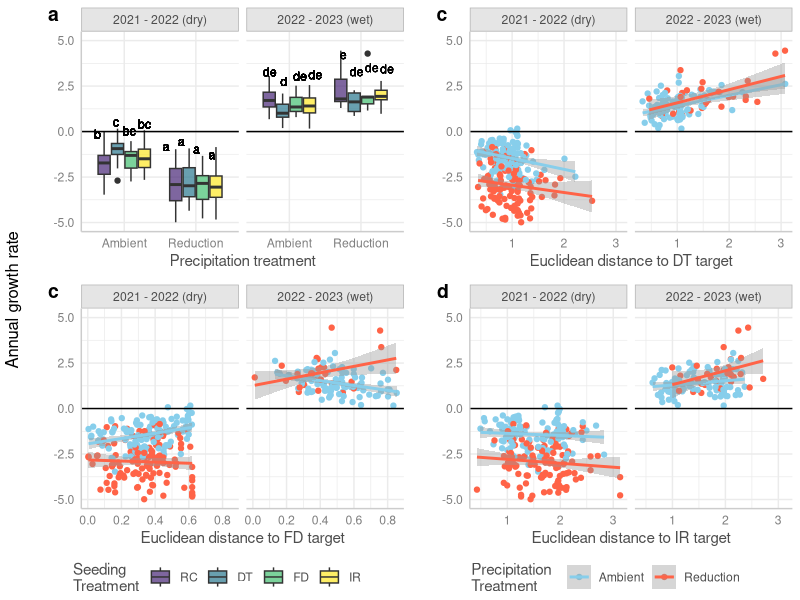

This chart was generated by the following R code: (Note: this script raises an error after producing the figure.)
#### Analysis of drought treatments, WY 
#### how does drought effect native species in the different seeded communities? and
#### with our distance from targets?
#### Are DT communities more tolerant of drought than random? than FD? 
#### Are communities with more DT-target traits more tolerant of drought?

## packages
library(tidyverse)
library(lme4)
library(lmerTest)
library(ggeffects)

## read in all data and clean to create master dataframe
comp.wy <- read.csv("data/comp_wy_plot.csv") # Wyoming species comp data 
comp.wy <- comp.wy %>% filter(year != "2020") #remove pre-treatment data
#correct factor columns
comp.wy <- comp.wy %>% select(-drought)
comp.wy$year<-as.factor(comp.wy$year)
comp.wy$trt <- as.factor(comp.wy$trt)
comp.wy$block <- as.factor(comp.wy$block)
comp.wy <- comp.wy %>% mutate(trt = str_replace(trt, "^r$", "rand")) #make r match rand in cwm df

cwm.wy <- read.csv("data/cwm_wy(plot).csv")# Wyoming CWM data
cwm.wy$year <- as.factor(cwm.wy$year)
#make new sequence column
cwm.wy <- cwm.wy %>% mutate(yrorder = ifelse(year=="2021","1",
                                             ifelse(year=="2022","2",
                                                    ifelse(year=="2023","3","0"))))
cwm.wy$yrorder <- as.numeric(cwm.wy$yrorder)
#add plot ID column (but give NA to target/predicted communities)
cwm.wy <- cwm.wy %>% 
  mutate(plot = paste(block, trt, year, sep = "."))
cwm.wy <- cwm.wy %>% filter(year != "0") #remove predicted/target communities

cwm.wy <- cwm.wy %>% select(-c(rootdiam,veg)) #remove CWM rootdiam column to avoid confusion
cwmFD <- read.csv("data/cwm_raoq_wy(plot).csv") #add FD for traits that need it (rootdiam/veg)
cwmFD <- cwmFD %>% select(block,trt,year,drought,rootdiam,veg, full) #only columns we need
cwm.wy <- merge(cwm.wy,cwmFD, all.x=T)

# combine to master df (remove spp columns for now)
allwy <- merge(comp.wy[,-c(5:60)],cwm.wy, by=c("year","trt","block"))
allwy$trt <- as.factor(allwy$trt)

# also combine CWM_distances dataframe to master df 
wydist <- read.csv("data/cwm_maxdistances_wy(plot).csv")
#break apart distances ID to make wider and merge together
wydist <- separate(wydist, trt.b.y, into = c("trt", "block", "year"), sep = "\\.")
wydist <- wydist %>% mutate(trt = str_replace(trt, "^r$", "rand")) #make r match rand in cwm df

allwy <- merge(allwy,wydist, by=c("year","trt","block"), all.x=T)
allwy$trt <- as.factor(allwy$trt)
allwy$block <- as.factor(allwy$block)
allwy$year <- as.factor(allwy$year)
#allwy$subplot <- as.factor(allwy$subplot)
allwy$drought <- as.factor(allwy$drought)

### how many WY 2022+2023 data need to be dropped from CWM calculations 
subvalid <- comp.wy %>% group_by(block,trt,year) %>%
  mutate(propnative = nativecov.plot/totcov.plot*100) %>% 
  filter(propnative < 80)
table(subvalid$year)
(17+132)/(512*3)*100 # only 10% total observation to remove
allwy <- allwy %>% 
  mutate(propnative = nativecov.plot/totcov.plot*100)

## Ensure levels are correctly compared in models
allwy$trt <- relevel(allwy$trt, ref = "rand") #make random communities the reference level
allwy$drought <- relevel(allwy$drought, ref = "cntl") #make ambient precip the reference level
#for visuals
droughtcolswy <- c("cntl"="skyblue", "drt"="tomato") #create variable for color

#### remove all plots where CWM could not be validly calculated
suballwy <- allwy %>% filter(propnative >= 80)

#attach previous years cover as a column to calculate response ratio  
grate21 <- suballwy %>% filter(year=="2021")
grate21 <- grate21 %>% select(c(block,trt,nativecov.plot))
colnames(grate21) <- c("block", "trt","covprevyr")
grate21$year <- "2022"
grate22 <- suballwy %>% filter(year=="2022")
grate22 <- grate22 %>% select(c(block,trt,nativecov.plot))
colnames(grate22) <- c("block", "trt","covprevyr")
grate22$year <- "2023"
forgrate <- bind_rows(grate21,grate22)
wydat <- merge(suballwy, forgrate, all.x=T)

#find annual growth rate
wydat <- wydat %>% mutate(growrate = nativecov.plot/covprevyr)
wydat$log.gr <- log(wydat$growrate) 
wydatno21 <- wydat %>% filter(year!="2021")
#testnoD <- testno %>% filter(drought=="cntl")

#model
summary(trtmod<-lmer(log.gr~trt*drought*year+ (1|block), wydatno21))
summary(dtmod <- lmer(log.gr~distdt*drought*year+ (1|block), wydatno21))
summary(fdmod <- lmer(log.gr~distfd*drought*year+ (1|block), wydatno21))
summary(irmod <- lmer(log.gr~distir*drought*year+ (1|block), wydatno21))

#anova(lmer(log.gr~distdt*trt*distfd*drought*year+ (1|block), testno))


#### Making plots
## create label names for facets used in all plots:
labelnames.wy <- c('2022' = "2021 - 2022 (dry)",
                   '2023' = "2022 - 2023 (wet)")

## ~ seeding treatment
#create letters for plotting:
library(emmeans)
# Step 1: Get the emmeans for the interaction of trt, drought, and year
emm_trt <- emmeans(trtmod, ~ trt * drought * year)
## # Step 2: Obtain pairwise contrasts for the interaction
## contrast_trt <- contrast(emm_trt, method = "pairwise")
# Step 2: Generate the compact letter display using multcomp::cld
letters <- multcomp::cld(emm_trt, alpha = 0.05, Letters = letters, adjust = "tukey")
# Step 3: Convert the results to a data frame
letters_df <- as.data.frame(letters)
# Step 4: Create a temporary data frame with the desired y-position for plotting
dttemp2 <- wydatno21 %>%
  group_by(drought, trt, year) %>%
  summarise(yposition = quantile(log.gr,.8, na.rm = T), .groups = 'drop')
# Step 5: Merge the letter results with the y-position data
dttemp2 <- merge(letters_df, dttemp2, by = c("drought", "trt","year"))
# Merge with the original data to get the final dataset
dttemp3 <- merge(wydatno21, dttemp2, by = c("drought", "trt", "year"), all = TRUE)

#plot:
dissboxwy <- ggplot(dttemp3, aes(y=log.gr,x=drought,fill=trt))+
  geom_boxplot()+
  geom_text(aes(y=yposition,label = .group), 
            position = position_dodge(width = .85), 
            vjust = -1.75,
            hjust = .6,
            size=3)+
  scale_x_discrete(labels = c("Ambient", "Reduction"))+
  ylim(c(-5,5))+
  #scale_fill_manual(values = c("#482576B3","#2A788EB3","#43BF71B3"),
  #                  labels = c("RC","DT","FD"))+ #viridis::viridis(4, option="D",begin = .1, end = 1, alpha = 0.7)
  scale_fill_viridis_d(option = "D", begin = .1, end = 1, alpha = 0.7,
                      labels = c("RC","DT","FD","IR"))+
  facet_wrap(~year,scales="fixed", labeller = as_labeller(labelnames.wy))+
  geom_hline(yintercept =0,col="black")+
  labs(y=" ", fill="Seeding 
Treatment", x = "Precipitation treatment")+
  theme_ggeffects()


## ~ distance to DT traits
distdtwy <- ggplot(wydatno21, aes(y=log.gr,x=distdt,col=drought))+
  geom_point()+
  geom_smooth(method = "lm")+
  scale_color_manual(values=droughtcolswy, labels = c("Ambient", "Reduction"))+
  facet_wrap(~year, labeller = as_labeller(labelnames.wy))+
  labs(y=" ", x="Euclidean distance to DT target", col="Precipitation 
Treatment")+
  ylim(c(-5,5))+
  geom_hline(yintercept =0,col="black")+
  #stat_cor(label.y = c(c(3,3.5),c(-2.5,-2.6)))+
  #geom_hline(yintercept =0,col="black")+
  theme_ggeffects()

## ~ distance to IR traits
distirwy <- ggplot(wydatno21, aes(y=log.gr,x=distir,col=drought))+
  geom_point()+
  geom_smooth(method = "lm")+
  scale_color_manual(values=droughtcolswy, labels = c("Ambient", "Reduction"))+
  facet_wrap(~year, labeller = as_labeller(labelnames.wy))+
  labs(y=" ", x="Euclidean distance to IR target", col="Precipitation 
Treatment")+
  ylim(c(-5,5))+
  geom_hline(yintercept =0,col="black")+
  #stat_cor(label.y = c(c(3,3.5),c(-2.5,-2.6)))+
  #geom_hline(yintercept =0,col="black")+
  theme_ggeffects()

## ~ distance to FD traits
#wydatno21 <- wydatno21 %>% mutate(grass= ifelse(graminoid >= .51, "grassy","forby"))
distfdwy <- ggplot(wydatno21, aes(y=log.gr,x=distfd,col=drought))+
  geom_point()+
  geom_smooth(method = "lm")+
  scale_color_manual(values=droughtcolswy, labels = c("Ambient", "Reduction"))+
  facet_grid(~year, labeller = as_labeller(labelnames.wy))+
  labs(y=" ", x="Euclidean distance to FD target", col="Precipitation 
Treatment")+
  ylim(c(-5,5))+
  geom_hline(yintercept =0,col="black")+
  #stat_cor(label.y = c(c(3,3.5),c(-2.5,-2.6)))+
  #geom_hline(yintercept =0,col="black")+
  theme_ggeffects()

#### combined figures
library(ggpubr)
wyfigtop <- ggarrange(dissboxwy,distdtwy, 
                      common.legend = T, legend = "right",
                      labels = c("a","b"),label.x = .05)
wyfigbottom <-ggarrange(distfdwy,distirwy, 
                        common.legend = T, legend = "right",
                        labels = c("c","d"),label.x = .05)
wyfigdrought <- ggarrange(wyfigtop,wyfigbottom, nrow=2)
wyfigdrought <- annotate_figure(wyfigdrought,
                                left="Annual growth rate")

#### combined figures AGAIN
library(ggpubr)
wyfigtop <- ggarrange(dissboxwy,distfdwy, nrow=2,
                      common.legend = T, legend = "bottom",
                      labels = c("a","c"),label.x = .05)
wyfigbottom <-ggarrange(distdtwy,distirwy, nrow=2,
                        common.legend = T, legend = "bottom",
                        labels = c("c","d"),label.x = .05)
wyfigdrought <- ggarrange(wyfigtop,wyfigbottom, ncol=2)
wyfigdrought <- annotate_figure(wyfigdrought,
                                left="Annual growth rate")

tiff("figures/droughtfigwy.tiff", res=400, height = 5,width =8, "in",compression = "lzw")
wyfigdrought
dev.off()





################################################################

#####output of models as formatted tables for supplemental:
library(lme4)
library(broom.mixed)
library(knitr)
library(kableExtra)

model_summary <- tidy(dtmod)

# Separate fixed and random effects
fixed_effects <- model_summary %>% filter(effect == "fixed")
random_effects <- model_summary %>% filter(effect == "ran_pars")

# Adjusting Terms to be More Descriptive
fixed_effects <- fixed_effects %>%
  mutate(term = recode(term,
                       `(Intercept)` = "Intercept",
                       `trt1` = "Treatment 1",
                       `trt2` = "Treatment 2",
                       `trt3` = "Treatment 3",
                       `drought1` = "Drought Level 1",
                       `drought2` = "Drought Level 2",
                       `year1` = "Year 1",
                       `year2` = "Year 2"))

random_effects <- random_effects %>%
  mutate(term = recode(term,
                       `(Intercept)` = "Intercept"))

# Combine fixed and random effects with proper column names
fixed_effects <- fixed_effects %>%
  select(term, estimate, std.error, statistic, p.value) %>%
  mutate(effect_type = "Fixed Effect")

random_effects <- random_effects %>%
  select(term, estimate, std.error) %>%
  mutate(statistic = NA, p.value = NA, effect_type = "Random Effect")

# Rename columns to be more descriptive
colnames(fixed_effects) <- c("Term", "Estimate", "Std. Error", "Statistic", "P-value", "Effect Type")
colnames(random_effects) <- c("Term", "Estimate", "Std. Error", "Statistic", "P-value", "Effect Type")

# Combine both into one dataframe
combined_effects <- bind_rows(fixed_effects, random_effects)

# Create the table
table<-kable(combined_effects, caption = "Summary of Linear Mixed-Effects Model", digits = 3) %>%
  kable_styling(bootstrap_options = c("striped", "hover", "condensed", "responsive"),full_width = F, position = "left")

# Save the table as HTML
save_kable(table, "model_summaryirca.doc")
